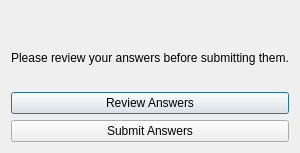
<?xml version="1.0" encoding="UTF-8"?>
<ui version="4.0">
 <class>summary_dlg</class>
 <widget class="QDialog" name="summary_dlg">
  <property name="geometry">
   <rect>
    <x>0</x>
    <y>0</y>
    <width>270</width>
    <height>153</height>
   </rect>
  </property>
  <property name="windowTitle">
   <string>End of Questions</string>
  </property>
  <layout class="QVBoxLayout" name="verticalLayout">
   <item>
    <spacer name="verticalSpacer_2">
     <property name="orientation">
      <enum>Qt::Vertical</enum>
     </property>
     <property name="sizeType">
      <enum>QSizePolicy::Minimum</enum>
     </property>
     <property name="sizeHint" stdset="0">
      <size>
       <width>20</width>
       <height>40</height>
      </size>
     </property>
    </spacer>
   </item>
   <item>
    <widget class="QLabel" name="review_lbl">
     <property name="text">
      <string>Please review your answers before submitting them.</string>
     </property>
    </widget>
   </item>
   <item>
    <spacer name="verticalSpacer">
     <property name="orientation">
      <enum>Qt::Vertical</enum>
     </property>
     <property name="sizeHint" stdset="0">
      <size>
       <width>20</width>
       <height>40</height>
      </size>
     </property>
    </spacer>
   </item>
   <item>
    <widget class="QPushButton" name="review_btn">
     <property name="text">
      <string>Review Answers</string>
     </property>
    </widget>
   </item>
   <item>
    <widget class="QPushButton" name="submit_btn">
     <property name="text">
      <string>Submit Answers</string>
     </property>
    </widget>
   </item>
  </layout>
 </widget>
 <resources/>
 <connections/>
</ui>
